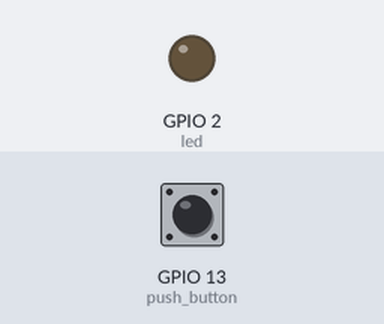
The program below on a simulated ESP32 board running MicroPython. Shown: output pins drawn as LEDs (lit = HIGH). The inputs (shaded band) are chosen by the test bench; at power-on: GPIO 13 (push_button) LOW. What the program prints to the serial console is not drawn.

Above: at 1.2 s.
1.3 s: GPIO 13 (push_button) pulled HIGH for 0.15 s
At 1.37 s:
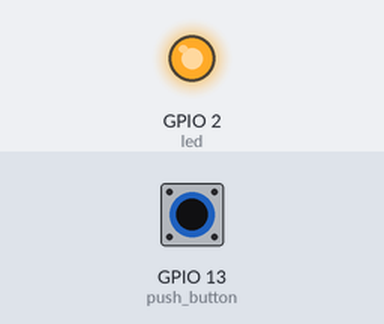
2.9 s: GPIO 13 (push_button) pulled HIGH for 3.2 s
At 7.0 s:
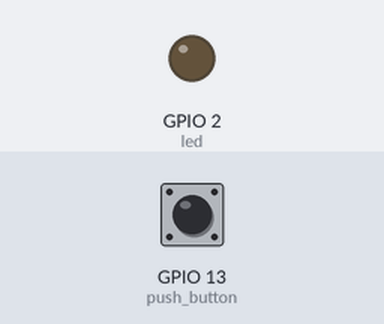
Timing chart, 0 to 8.5 s (numbered marks = the images above; inputs shaded):
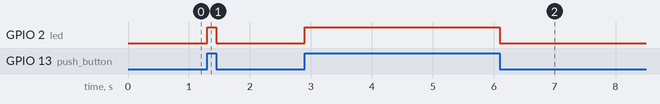

Measured:
- after the input at 1.3 s, GPIO 2 (led): LOW → HIGH at once, → LOW 0.15 s later
- after the input at 2.9 s, GPIO 2 (led): LOW → HIGH at once, → LOW 3.2 s later

The program:

led_micropython.py
```python
#ESP32 Micropython example to read a input Pin (push button)
#let us import Pin and sleep modules

print('Hello Input Pins ;) ')
from machine import Pin
from time import sleep

#LED is connected ti D2 as output
led = Pin(2, Pin.OUT)
#push button is connected to Pin 13 , you can change it as needed
push_button = Pin(13, Pin.IN)

#we are good..
#let us create a loop to always monitor the button status and drive the LED on or off

while True:
    logic_state = push_button.value() #read the button state into logic_state variable
    if logic_state == True: # if button is pressed, turn on LED
        led.value(1)
    else:           # if button is pressed, turn off LED
        led.value(0)
```
